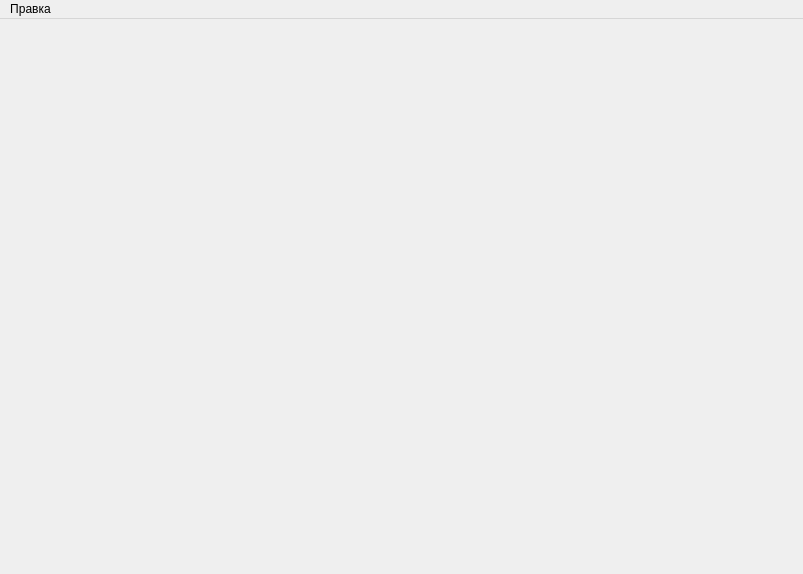
<?xml version="1.0" encoding="UTF-8"?>
<ui version="4.0">
 <class>MainWindow</class>
 <widget class="QMainWindow" name="MainWindow">
  <property name="geometry">
   <rect>
    <x>0</x>
    <y>0</y>
    <width>803</width>
    <height>574</height>
   </rect>
  </property>
  <property name="windowTitle">
   <string>Осциллятор</string>
  </property>
  <widget class="QWidget" name="centralWidget">
   <property name="sizePolicy">
    <sizepolicy hsizetype="Expanding" vsizetype="Expanding">
     <horstretch>0</horstretch>
     <verstretch>0</verstretch>
    </sizepolicy>
   </property>
   <widget class="QWidget" name="verticalLayoutWidget">
    <property name="geometry">
     <rect>
      <x>0</x>
      <y>0</y>
      <width>801</width>
      <height>541</height>
     </rect>
    </property>
    <layout class="QVBoxLayout" name="plotArea">
     <property name="sizeConstraint">
      <enum>QLayout::SetMaximumSize</enum>
     </property>
    </layout>
   </widget>
  </widget>
  <widget class="QMenuBar" name="menubar">
   <property name="geometry">
    <rect>
     <x>0</x>
     <y>0</y>
     <width>803</width>
     <height>25</height>
    </rect>
   </property>
   <widget class="QMenu" name="editMenu">
    <property name="title">
     <string>Правка</string>
    </property>
    <addaction name="calculateAction"/>
    <addaction name="saveImageAction"/>
    <addaction name="constEditAction"/>
   </widget>
   <addaction name="editMenu"/>
  </widget>
  <action name="exitAction">
   <property name="text">
    <string>Выход</string>
   </property>
  </action>
  <action name="constEditAction">
   <property name="text">
    <string>Константы...</string>
   </property>
  </action>
  <action name="calculateAction">
   <property name="text">
    <string>Просчитать и отобразить</string>
   </property>
  </action>
  <action name="saveImageAction">
   <property name="text">
    <string>Сохранить изображение...</string>
   </property>
  </action>
 </widget>
 <resources/>
 <connections>
  <connection>
   <sender>exitAction</sender>
   <signal>activated()</signal>
   <receiver>MainWindow</receiver>
   <slot>close()</slot>
   <hints>
    <hint type="sourcelabel">
     <x>-1</x>
     <y>-1</y>
    </hint>
    <hint type="destinationlabel">
     <x>370</x>
     <y>260</y>
    </hint>
   </hints>
  </connection>
 </connections>
</ui>
